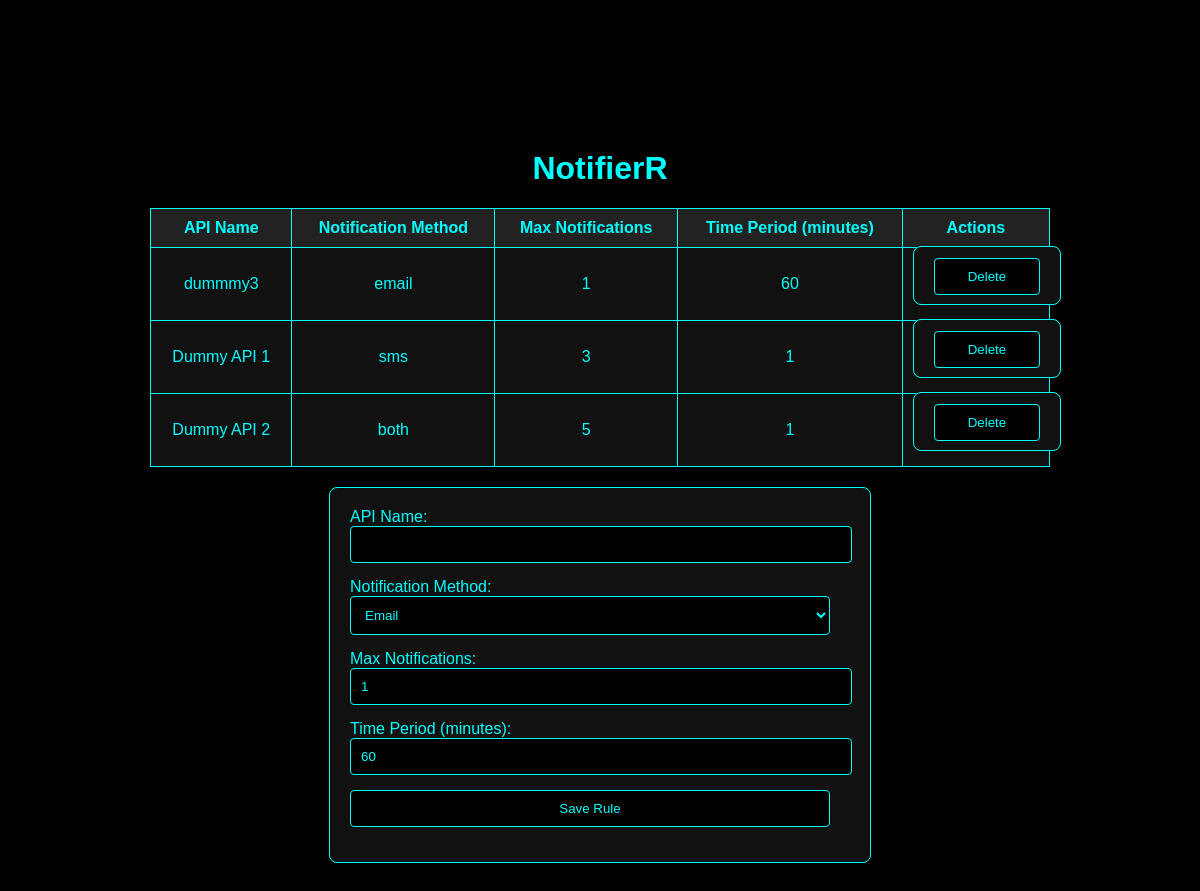
Page /manage-rules/ on the committed database.
### notify/apps/notifications/models.py (models this page shows, shortened)
class NotificationRule(models.Model):
    api_name = models.CharField(max_length=255, unique=True)
    notification_method = models.CharField(
        max_length=50,
        choices=[('email', 'Email'), ('sms', 'SMS'), ('both', 'Both')],
        default='both'
    )
    threshold = models.IntegerField(default=1)  # Max notifications allowed
    frequency = models.IntegerField(default=60)  # Time period in minutes

### notify/apps/notifications/views.py (the view, shortened to what this page needs)
# urls.py: path('manage-rules/', manage_rules_view, name='manage-rules'),
def manage_rules_view(request):
    rules = NotificationRule.objects.all()
    return render(request, 'manage_rules.html', {'rules': rules})

### templates/manage_rules.html (shortened to what this page needs)
<!DOCTYPE html>
<html lang="en">
<head>
</head>
<body>
    <h1>NotifierR</h1>
    <table>
        <thead>
            <tr>
                <th>API Name</th>
                <th>Notification Method</th>
                <th>Max Notifications</th>
                <th>Time Period (minutes)</th>
                <th>Actions</th>
            </tr>
        </thead>
        <tbody>
            {% for rule in rules %}
            <tr>
                <td>{{ rule.api_name }}</td>
                <td>{{ rule.notification_method }}</td>
                <td>{{ rule.threshold }}</td>
                <td>{{ rule.frequency }}</td>
                <td>
                    <form method="POST" style="display: inline;">
                        <button type="submit" name="delete_rule">Delete</button>
                    </form>
                </td>
            </tr>
            {% endfor %}
        </tbody>
    </table>
    <form method="POST">
        <label for="api_name">API Name:</label>
        <input type="text" id="api_name" name="api_name" required>
        <label for="notification_method">Notification Method:</label>
        <select id="notification_method" name="notification_method" required>
            <option value="email">Email</option>
        </select>
        <label for="threshold">Max Notifications:</label>
        <input type="number" id="threshold" name="threshold" min="1" value="1" required>
        <label for="frequency">Time Period (minutes):</label>
        <input type="number" id="frequency" name="frequency" min="1" value="60" required>
        <button type="submit">Save Rule</button>
    </form>
</body>
</html>

### templates/manage_rules.html (style rules this page uses)
body { font-family: Arial, sans-serif; margin: 150px; background-color: #000; color: #00ffff; }
table { width: 100%; border-collapse: collapse; margin-bottom: 20px; background-color: #111; color: #00ffff; }
table, th, td { border: 1px solid #00ffff; }
th, td { padding: 10px; text-align: center; }
th { background-color: #222; }
form { max-width: 500px; margin: auto; background-color: #111; padding: 20px; border-radius: 8px; border: 1px solid #00ffff; }
input, select, button { width: calc(100% - 20px); padding: 10px; margin-bottom: 15px; background-color: #000; color: #00ffff; border: 1px solid #00ffff; border-radius: 4px; }
button { cursor: pointer; }
h1 { text-align: center; color: #00ffff; }

### rows in the picture
NotificationRule: api_name "dummmy3", notification_method "email", threshold "1", frequency "60"
NotificationRule: api_name "Dummy API 1", notification_method "sms", threshold "3", frequency "1"
NotificationRule: api_name "Dummy API 2", notification_method "both", threshold "5", frequency "1"
